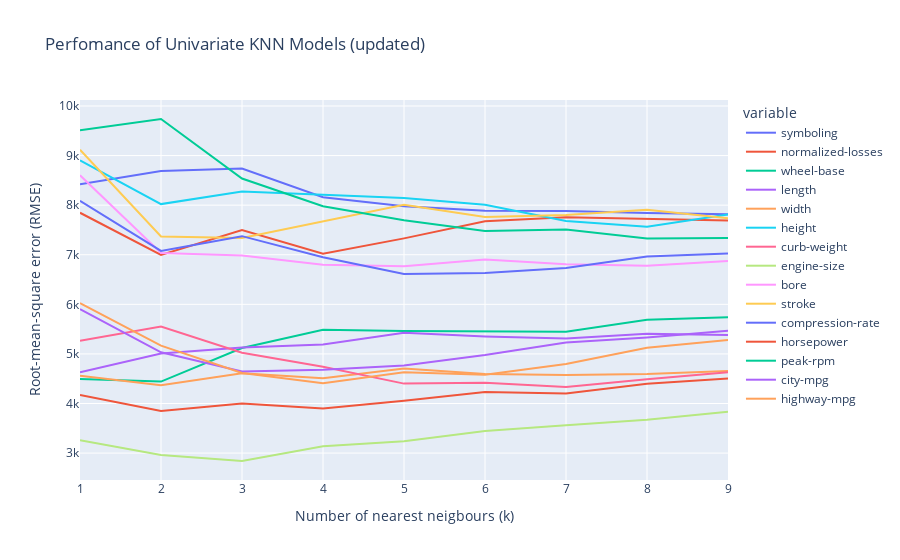

The notebook cell this image was saved under:
### Code cell
from sklearn.neighbors import KNeighborsRegressor
from sklearn.metrics import mean_squared_error
from sklearn.utils import shuffle

def knn_train_test(train_col, target_col, df_original, k):
    knn = KNeighborsRegressor(n_neighbors = k)
    np.random.seed(1)
    
    df = df_original.copy()
        
    # shuffle rows in the dataframe
    df = shuffle(df)
    
    # divide number of rows in half and round
    last_train_row = int(len(df) / 2)
    train_df = df.iloc[:last_train_row]
    test_df = df.iloc[last_train_row:]
    # list-like object, containing a column of interest from training set
    train_features = train_df[[train_col]]
    # list-like object, containing just the target `price` column
    train_target = train_df[target_col]
    # feed data into the model
    knn.fit(train_features, train_target)
    # make predictions
    predictions = knn.predict(test_df[[train_col]])
    
    return (mean_squared_error(test_df[target_col],predictions)) ** .5

# create an empty dictionary to save RMSE values for each variable
rmse_results = {}

# train and test model on each variable with varying number of k 
for col in numeric_cols:
    rmses = []
    for k in range(1,10):
        rmse = knn_train_test(col, 'price', normalised_cars, k)
        rmses.append(rmse)
    rmse_results[col] = rmses

err_metrics = pd.DataFrame(data=rmse_results)
err_metrics['k'] = list(range(1,10))

# generate a graph to display RMSE values for each variable
fig = px.line(err_metrics, x='k', y=err_metrics.columns,
             labels = {'k':'Number of nearest neigbours (k)',
                       'value':'Root-mean-square error (RMSE)'},
             title = 'Perfomance of Univariate KNN Models (updated)')

fig.update_layout(yaxis_tickformat = '')
fig.show()

### Figure 1 — Plotly figure (JSON) as saved in the notebook; plotly's stock layout.template omitted (floating-point values rounded to 4 significant figures)
{"data": [{"hovertemplate": "variable=symboling<br>Number of nearest neigbours (k)=%{x}<br>Root-mean-square error (RMSE)=%{y}<extra></extra>", "legendgroup": "symboling", "line": {"color": "#636efa", "dash": "solid"}, "mode": "lines", "name": "symboling", "orientation": "v", "showlegend": true, "type": "scatter", "x": [1, 2, 3, 4, 5, 6, 7, 8, 9], "xaxis": "x", "y": [8420.0, 8687.0, 8737.0, 8159.0, 7979.0, 7888.0, 7885.0, 7841.0, 7818.0], "yaxis": "y"}, {"hovertemplate": "variable=normalized-losses<br>Number of nearest neigbours (k)=%{x}<br>Root-mean-square error (RMSE)=%{y}<extra></extra>", "legendgroup": "normalized-losses", "line": {"color": "#EF553B", "dash": "solid"}, "mode": "lines", "name": "normalized-losses", "orientation": "v", "showlegend": true, "type": "scatter", "x": [1, 2, 3, 4, 5, 6, 7, 8, 9], "xaxis": "x", "y": [7847.0, 6995.0, 7501.0, 7021.0, 7330.0, 7673.0, 7756.0, 7715.0, 7688.0], "yaxis": "y"}, {"hovertemplate": "variable=wheel-base<br>Number of nearest neigbours (k)=%{x}<br>Root-mean-square error (RMSE)=%{y}<extra></extra>", "legendgroup": "wheel-base", "line": {"color": "#00cc96", "dash": "solid"}, "mode": "lines", "name": "wheel-base", "orientation": "v", "showlegend": true, "type": "scatter", "x": [1, 2, 3, 4, 5, 6, 7, 8, 9], "xaxis": "x", "y": [4494.0, 4442.0, 5120.0, 5488.0, 5462.0, 5451.0, 5448.0, 5687.0, 5738.0], "yaxis": "y"}, {"hovertemplate": "variable=length<br>Number of nearest neigbours (k)=%{x}<br>Root-mean-square error (RMSE)=%{y}<extra></extra>", "legendgroup": "length", "line": {"color": "#ab63fa", "dash": "solid"}, "mode": "lines", "name": "length", "orientation": "v", "showlegend": true, "type": "scatter", "x": [1, 2, 3, 4, 5, 6, 7, 8, 9], "xaxis": "x", "y": [4628.0, 5009.0, 5130.0, 5192.0, 5427.0, 5353.0, 5313.0, 5408.0, 5383.0], "yaxis": "y"}, {"hovertemplate": "variable=width<br>Number of nearest neigbours (k)=%{x}<br>Root-mean-square error (RMSE)=%{y}<extra></extra>", "legendgroup": "width", "line": {"color": "#FFA15A", "dash": "solid"}, "mode": "lines", "name": "width", "orientation": "v", "showlegend": true, "type": "scatter", "x": [1, 2, 3, 4, 5, 6, 7, 8, 9], "xaxis": "x", "y": [4559.0, 4367.0, 4611.0, 4511.0, 4705.0, 4594.0, 4576.0, 4594.0, 4655.0], "yaxis": "y"}, {"hovertemplate": "variable=height<br>Number of nearest neigbours (k)=%{x}<br>Root-mean-square error (RMSE)=%{y}<extra></extra>", "legendgroup": "height", "line": {"color": "#19d3f3", "dash": "solid"}, "mode": "lines", "name": "height", "orientation": "v", "showlegend": true, "type": "scatter", "x": [1, 2, 3, 4, 5, 6, 7, 8, 9], "xaxis": "x", "y": [8904.0, 8021.0, 8278.0, 8214.0, 8144.0, 8010.0, 7680.0, 7565.0, 7811.0], "yaxis": "y"}, {"hovertemplate": "variable=curb-weight<br>Number of nearest neigbours (k)=%{x}<br>Root-mean-square error (RMSE)=%{y}<extra></extra>", "legendgroup": "curb-weight", "line": {"color": "#FF6692", "dash": "solid"}, "mode": "lines", "name": "curb-weight", "orientation": "v", "showlegend": true, "type": "scatter", "x": [1, 2, 3, 4, 5, 6, 7, 8, 9], "xaxis": "x", "y": [5264.0, 5551.0, 5022.0, 4743.0, 4401.0, 4418.0, 4331.0, 4491.0, 4632.0], "yaxis": "y"}, {"hovertemplate": "variable=engine-size<br>Number of nearest neigbours (k)=%{x}<br>Root-mean-square error (RMSE)=%{y}<extra></extra>", "legendgroup": "engine-size", "line": {"color": "#B6E880", "dash": "solid"}, "mode": "lines", "name": "engine-size", "orientation": "v", "showlegend": true, "type": "scatter", "x": [1, 2, 3, 4, 5, 6, 7, 8, 9], "xaxis": "x", "y": [3258.0, 2961.0, 2841.0, 3139.0, 3238.0, 3444.0, 3563.0, 3671.0, 3832.0], "yaxis": "y"}, {"hovertemplate": "variable=bore<br>Number of nearest neigbours (k)=%{x}<br>Root-mean-square error (RMSE)=%{y}<extra></extra>", "legendgroup": "bore", "line": {"color": "#FF97FF", "dash": "solid"}, "mode": "lines", "name": "bore", "orientation": "v", "showlegend": true, "type": "scatter", "x": [1, 2, 3, 4, 5, 6, 7, 8, 9], "xaxis": "x", "y": [8603.0, 7036.0, 6984.0, 6796.0, 6768.0, 6905.0, 6807.0, 6776.0, 6875.0], "yaxis": "y"}, {"hovertemplate": "variable=stroke<br>Number of nearest neigbours (k)=%{x}<br>Root-mean-square error (RMSE)=%{y}<extra></extra>", "legendgroup": "stroke", "line": {"color": "#FECB52", "dash": "solid"}, "mode": "lines", "name": "stroke", "orientation": "v", "showlegend": true, "type": "scatter", "x": [1, 2, 3, 4, 5, 6, 7, 8, 9], "xaxis": "x", "y": [9116.0, 7369.0, 7339.0, 7666.0, 8007.0, 7759.0, 7804.0, 7906.0, 7736.0], "yaxis": "y"}, {"hovertemplate": "variable=compression-rate<br>Number of nearest neigbours (k)=%{x}<br>Root-mean-square error (RMSE)=%{y}<extra></extra>", "legendgroup": "compression-rate", "line": {"color": "#636efa", "dash": "solid"}, "mode": "lines", "name": "compression-rate", "orientation": "v", "showlegend": true, "type": "scatter", "x": [1, 2, 3, 4, 5, 6, 7, 8, 9], "xaxis": "x", "y": [8087.0, 7077.0, 7375.0, 6951.0, 6611.0, 6632.0, 6733.0, 6964.0, 7024.0], "yaxis": "y"}, {"hovertemplate": "variable=horsepower<br>Number of nearest neigbours (k)=%{x}<br>Root-mean-square error (RMSE)=%{y}<extra></extra>", "legendgroup": "horsepower", "line": {"color": "#EF553B", "dash": "solid"}, "mode": "lines", "name": "horsepower", "orientation": "v", "showlegend": true, "type": "scatter", "x": [1, 2, 3, 4, 5, 6, 7, 8, 9], "xaxis": "x", "y": [4170.0, 3849.0, 4002.0, 3901.0, 4055.0, 4233.0, 4202.0, 4397.0, 4502.0], "yaxis": "y"}, {"hovertemplate": "variable=peak-rpm<br>Number of nearest neigbours (k)=%{x}<br>Root-mean-square error (RMSE)=%{y}<extra></extra>", "legendgroup": "peak-rpm", "line": {"color": "#00cc96", "dash": "solid"}, "mode": "lines", "name": "peak-rpm", "orientation": "v", "showlegend": true, "type": "scatter", "x": [1, 2, 3, 4, 5, 6, 7, 8, 9], "xaxis": "x", "y": [9511.0, 9737.0, 8538.0, 7977.0, 7697.0, 7477.0, 7510.0, 7330.0, 7340.0], "yaxis": "y"}, {"hovertemplate": "variable=city-mpg<br>Number of nearest neigbours (k)=%{x}<br>Root-mean-square error (RMSE)=%{y}<extra></extra>", "legendgroup": "city-mpg", "line": {"color": "#ab63fa", "dash": "solid"}, "mode": "lines", "name": "city-mpg", "orientation": "v", "showlegend": true, "type": "scatter", "x": [1, 2, 3, 4, 5, 6, 7, 8, 9], "xaxis": "x", "y": [5901.0, 5032.0, 4647.0, 4680.0, 4766.0, 4980.0, 5233.0, 5332.0, 5465.0], "yaxis": "y"}, {"hovertemplate": "variable=highway-mpg<br>Number of nearest neigbours (k)=%{x}<br>Root-mean-square error (RMSE)=%{y}<extra></extra>", "legendgroup": "highway-mpg", "line": {"color": "#FFA15A", "dash": "solid"}, "mode": "lines", "name": "highway-mpg", "orientation": "v", "showlegend": true, "type": "scatter", "x": [1, 2, 3, 4, 5, 6, 7, 8, 9], "xaxis": "x", "y": [6026.0, 5168.0, 4617.0, 4411.0, 4630.0, 4578.0, 4796.0, 5124.0, 5278.0], "yaxis": "y"}], "layout": {"legend": {"title": {"text": "variable"}, "tracegroupgap": 0}, "title": {"text": "Perfomance of Univariate KNN Models (updated)"}, "xaxis": {"anchor": "y", "domain": [0, 1], "title": {"text": "Number of nearest neigbours (k)"}}, "yaxis": {"anchor": "x", "domain": [0, 1], "tickformat": "", "title": {"text": "Root-mean-square error (RMSE)"}}}}
